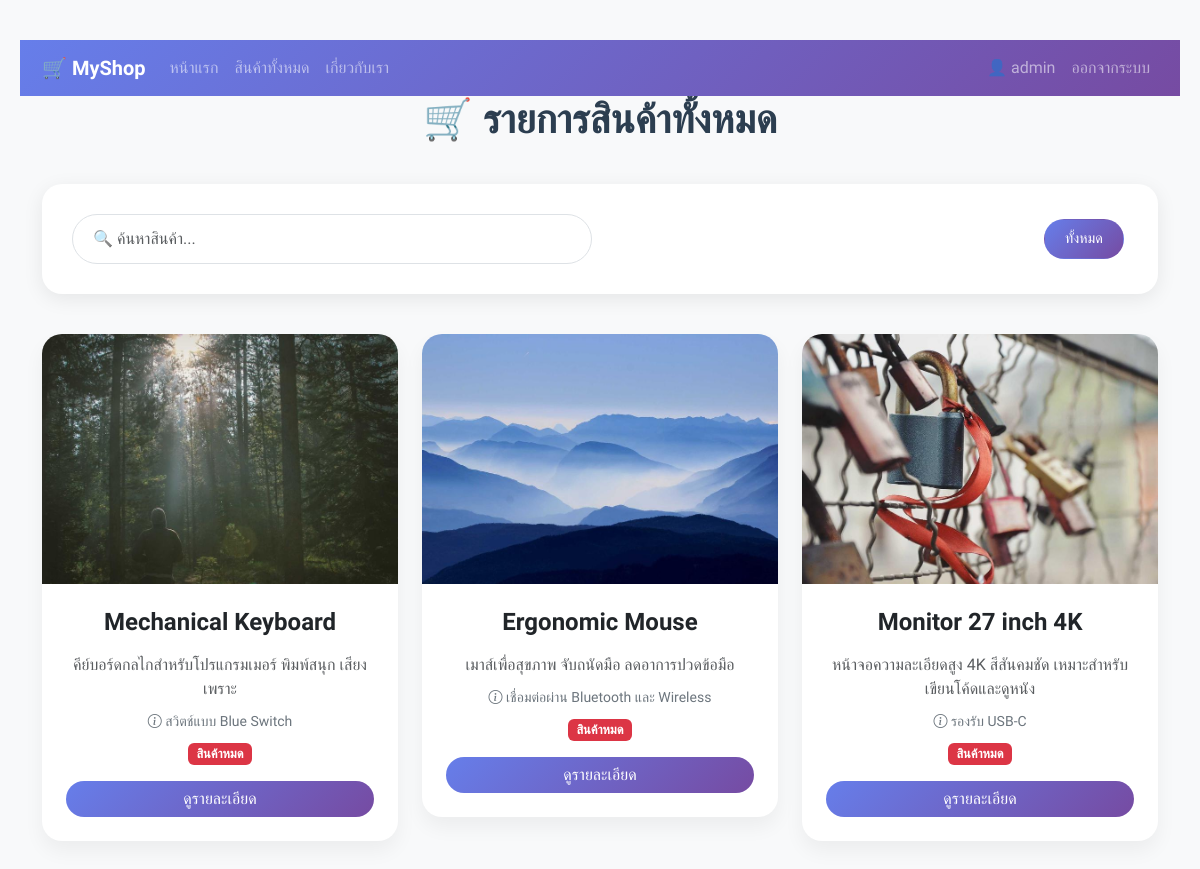
/products/ (signed in), run on the app's committed database.
### myapp/models.py (models this page shows, shortened)
class Product(models.Model):
    title = models.CharField(max_length=255, verbose_name="ชื่อสินค้า")
    detail = models.TextField(null=True, blank=True, verbose_name="รายละเอียด")
    image = models.ImageField(upload_to='products/', null=True, blank=True, verbose_name="รูปภาพ")
    others = models.TextField(null=True, blank=True, verbose_name="อื่นๆ")
    category = models.ForeignKey(
        Category, on_delete=models.CASCADE,
        null=True, blank=True, verbose_name="หมวดหมู่"
    )
    price = models.DecimalField(
        max_digits=10, decimal_places=2,
        null=True, blank=True, verbose_name="ราคา"
    )
    stock = models.PositiveIntegerField(default=0, verbose_name="จำนวนคงเหลือ")  # จำนวนสินค้าคงเหลือในสต็อก (ต้องเป็นเลขบวกเท่านั้น)
    unit = models.CharField(max_length=50, default="ชิ้น", verbose_name="หน่วย")  # หน่วยนับสินค้า เช่น ชิ้น, กล่อง, แพ็ค
    is_available = models.BooleanField(default=True, verbose_name="พร้อมขาย")  # สถานมีโร่อมขายอยู่หรือไม่
    created_at = models.DateTimeField(auto_now_add=True, null=True, verbose_name="วันที่สร้าง")  # บันทึกวันเวลาที่สร้างสินค้าโดยอัตโนมัติ (ตั้งครั้งเดียวตอนสร้าง)

### myapp/views.py (the view)
# urls.py: path('products/', AllProducts, name='all-products'),
def AllProducts(request):
    products = Product.objects.select_related('category').all()
    categories = Category.objects.all()
    context = {'products': products, 'categories': categories}
    return render(request, 'allproducts.html', context)

### myapp/templates/allproducts.html (shortened to what this page needs)
<!DOCTYPE html>
<html lang="th">
<head>
  <link href="https://cdn.jsdelivr.net/npm/bootstrap@5.3.2/dist/css/bootstrap.min.css" rel="stylesheet">
  <link rel="stylesheet" href="https://cdn.jsdelivr.net/npm/bootstrap-icons@1.11.1/font/bootstrap-icons.css">
</head>
<body>
<nav class="navbar navbar-expand-lg navbar-dark" style="background: linear-gradient(135deg, #667eea, #764ba2);">
  <div class="container">
    <a class="navbar-brand fw-bold" href="{% url 'home' %}">🛒 MyShop</a>
    <div class="collapse navbar-collapse" id="navMenu">
      <ul class="navbar-nav me-auto mb-2 mb-lg-0">
        <li class="nav-item"><a class="nav-link" href="{% url 'home' %}">หน้าแรก</a></li>
        <li class="nav-item"><a class="nav-link" href="{% url 'all-products' %}">สินค้าทั้งหมด</a></li>
        <li class="nav-item"><a class="nav-link" href="{% url 'about' %}">เกี่ยวกับเรา</a></li>
      </ul>
      <ul class="navbar-nav">
        {% if user.is_authenticated %}
        <li class="nav-item"><a class="nav-link" href="{% url 'profile' %}">👤 {{ user.username }}</a></li>
        <li class="nav-item"><a class="nav-link" href="{% url 'logout' %}">ออกจากระบบ</a></li>
        {% else %}
        <li class="nav-item"><a class="nav-link" href="{% url 'login' %}">เข้าสู่ระบบ</a></li>
        <li class="nav-item"><a class="nav-link" href="{% url 'register' %}">สมัครสมาชิก</a></li>
        {% endif %}
      </ul>
    </div>
  </div>
</nav>
<div class="container">
    <h1 class="text-center">🛒 รายการสินค้าทั้งหมด</h1>
    <div class="search-box">
        <div class="row g-3 align-items-center">
            <div class="col-md-6">
                <input type="text" id="searchInput" class="form-control" placeholder="🔍 ค้นหาสินค้า...">
            </div>
            <div class="col-md-6 text-md-end">
                <button class="btn btn-outline-secondary filter-btn active" data-category="all" onclick="filterCategory('all', this)">ทั้งหมด</button>
            </div>
        </div>
    </div>
    <div class="row mt-4" id="productGrid">
        {% for p in products %}
        <div class="col-md-4 product-card"
             data-name="{{ p.title|lower }} {{ p.detail|lower }}"
             data-category="{% if p.category %}{{ p.category.id }}{% else %}none{% endif %}">
            <div class="card">
                {% if p.image %}
                    <img src="{{ p.image.url }}" class="card-img-top" alt="{{ p.title }}">
                {% else %}
                    <img src="https://via.placeholder.com/400x300?text=No+Image" class="card-img-top" alt="No Image">
                {% endif %}
                <div class="card-body text-center p-4">
                    <h4 class="card-title fw-bold mb-3">{{ p.title }}</h4>
                    <p class="card-text text-muted mb-2">{{ p.detail|truncatechars:80 }}</p>
                    {% if p.others %}
                    <p class="mb-2 text-secondary"><small><i class="bi bi-info-circle"></i> {{ p.others }}</small></p>
                    {% endif %}
                    {% if p.stock is not None %}
                        {% if p.is_available and p.stock > 0 %}
                        <span class="badge bg-success stock-badge">คงเหลือ {{ p.stock }} {{ p.unit }}</span>
                        {% else %}
                        <span class="badge bg-danger stock-badge">สินค้าหมด</span>
                        {% endif %}
                    {% endif %}
                    <a href="{% url 'product-detail' p.id %}" class="btn btn-primary w-100 mt-3 rounded-pill" style="background: linear-gradient(135deg, #667eea, #764ba2); border: none;">ดูรายละเอียด</a>
                </div>
            </div>
        </div>
        {% empty %}
        <div class="col-12 text-center mt-5">
            <h4 class="text-muted">ยังไม่มีสินค้าในระบบ</h4>
        </div>
        {% endfor %}
    </div>
</div>
</body>
</html>

### myapp/templates/allproducts.html (style rules this page uses)
body { font-family: 'Prompt', sans-serif; background-color: #f8f9fa; padding: 40px 20px; }
.card { border: none; border-radius: 20px; box-shadow: 0 10px 20px rgba(0,0,0,0.05); transition: all 0.3s ease; margin-bottom: 30px; overflow: hidden; }
.card-img-top { height: 250px; object-fit: cover; }
h1 { font-weight: 700; margin-bottom: 40px; color: #2c3e50; }
.search-box { background: white; border-radius: 20px; padding: 30px; box-shadow: 0 5px 20px rgba(0,0,0,0.08); margin-bottom: 40px; }
.search-box input { border-radius: 50px; padding: 12px 20px; font-size: 1rem; }
.filter-btn { border-radius: 50px; padding: 8px 20px; margin: 4px; font-size: 0.9rem; cursor: pointer; transition: all 0.2s; }
.filter-btn.active { background: linear-gradient(135deg, #667eea, #764ba2); color: white; border-color: transparent; }
.stock-badge { font-size: 0.8rem; }

### data on the page
Product: image (picture), title "Mechanical Keyboard", detail "คีย์บอร์ดกลไกสำหรับโปรแกรมเมอร์ พิมพ์สนุก เสียงเพราะ", others "สวิตช์แบบ Blue Switch", stock "สินค้าหมด"
Product: image (picture), title "Ergonomic Mouse", detail "เมาส์เพื่อสุขภาพ จับถนัดมือ ลดอาการปวดข้อมือ", others "เชื่อมต่อผ่าน Bluetooth และ Wireless", stock "สินค้าหมด"
Product: image (picture), title "Monitor 27 inch 4K", detail "หน้าจอความละเอียดสูง 4K สีสันคมชัด เหมาะสำหรับเขียนโค้ดและดูหนัง", others "รองรับ USB-C", stock "สินค้าหมด"

### other printed values
{{ user.username }} "admin"
